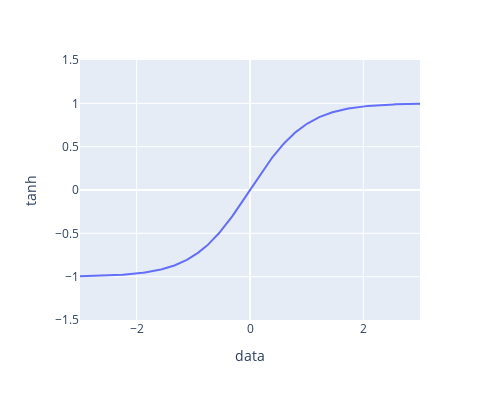

Notebook code for this chart:
### Code cell
px.line(data, x='data', y='tanh', width=500, height=400, range_y=[-1.5, 1.5])

### Figure 1 — Plotly figure (JSON) as saved in the notebook; plotly's stock layout.template omitted (floating-point values rounded to 4 significant figures; data arrays with more than 128 entries replaced by an {"elided": "..."} marker saying what was removed)
{"data": [{"hovertemplate": "data=%{x}<br>tanh=%{y}<extra></extra>", "legendgroup": "", "line": {"color": "#636efa", "dash": "solid"}, "mode": "lines", "name": "", "orientation": "v", "showlegend": false, "type": "scatter", "x": {"elided": "300 float values"}, "xaxis": "x", "y": {"elided": "300 float values"}, "yaxis": "y"}], "layout": {"height": 400, "legend": {"tracegroupgap": 0}, "margin": {"t": 60}, "width": 500, "xaxis": {"anchor": "y", "domain": [0, 1], "title": {"text": "data"}}, "yaxis": {"anchor": "x", "domain": [0, 1], "range": [-1.5, 1.5], "title": {"text": "tanh"}}}}
